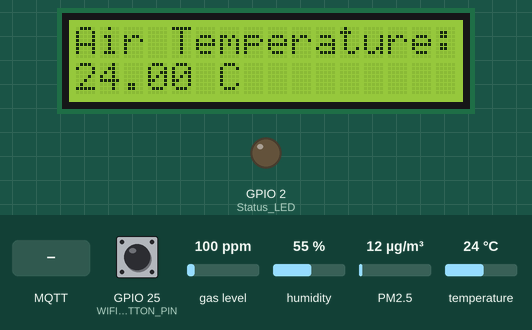
Simulated run of this program. Board: ESP32. Parts: 16×2 character LCD, output pins drawn as LEDs (lit = HIGH). The inputs (shaded band) are chosen by the test bench; at power-on: GPIO 25 (WIFI_RESET_BUTTON_PIN) HIGH, humidity 55 %, gas level 100 ppm, PM2.5 12 µg/m³, temperature 24 °C. WiFi joins after 1.5 s; servers stay silent unless stated; the local clock reads 2024-03-15 10:24:30 at power-on unless the program sets it; random numbers use the default seed unless the program sets one; no MQTT or app messages arrive unless stated; what the program prints to the serial monitor is not drawn.

Above: at 9.1 s.
9.2 s: GPIO 25 (WIFI_RESET_BUTTON_PIN) pulled LOW for 0.15 s
At 11.8 s:
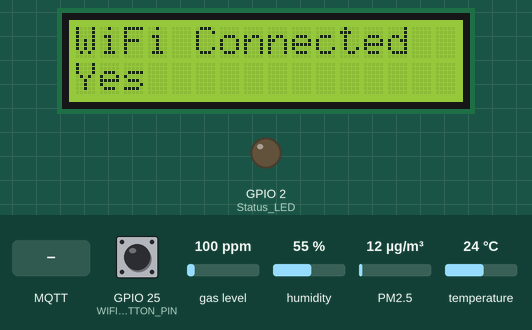
16.6 s: humidity set to 22 %
23.5 s: gas level set to 20 ppm
At 28.6 s:
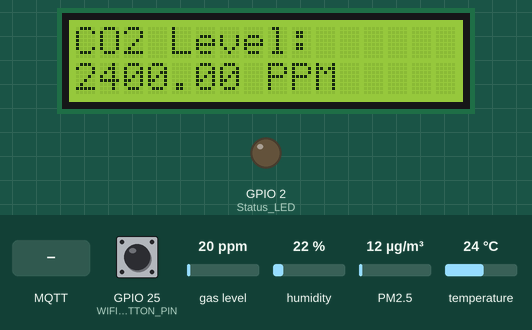
29.5 s: PM2.5 set to 6 µg/m³
At 32.2 s:
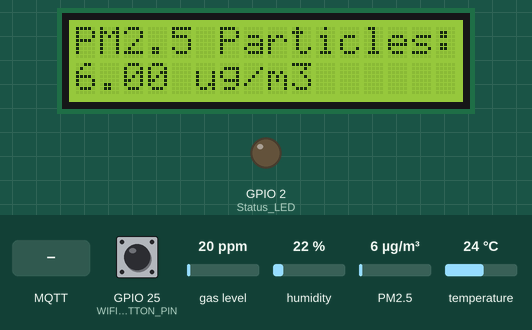
32.5 s: temperature set to 12 °C
At 34.9 s:
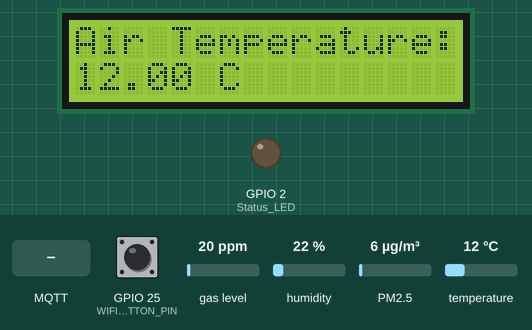
35.5 s: MQTT message "online" arrives on the first subscribed topic
Timing chart, 0 to 43.8 s (numbered marks = the images above; inputs shaded):
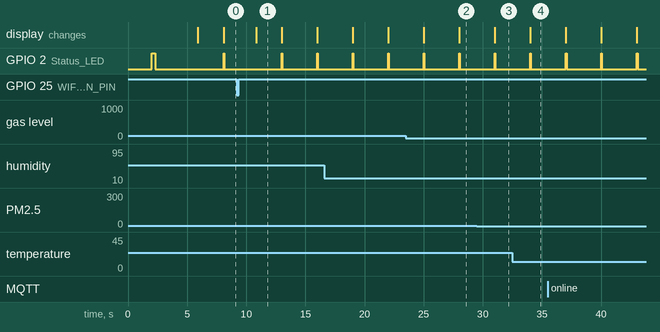

Measured:
- by itself, GPIO 2 (Status_LED): alternates HIGH for 0.05 s and LOW for 3.0 s
- what the display in image 1 shows lasts 2.2 s, from 10.8 s to 13.0 s

The program:

main.cpp
```cpp
#include <Arduino.h>
#include <Wire.h>
#include "devices/bme280_sensor.h"
#include "devices/mq135_sensor.h"
#include "devices/lcd_display.h"
#include "devices/pm25_sensor.h"
#include "MQTT/MqttManager.h"
#include "WiFi/CustomWiFiManager.h"
#include "MQTT/config.h"
#include "MQTT/JsonSerializer.h"


#define WIFI_RESET_BUTTON_PIN 25   // Pin for WiFi reset/config button

const char* MQTT_DATA_TOPIC = "AirQuality/Data";
const char* MQTT_STATUS_TOPIC = "airquality/status";

// -------------------------
// Global Object Instantiations
// -------------------------
CustomWiFiManager customWiFiManager(WIFI_SSID, WIFI_PASSWORD, WIFI_AP_NAME, WIFI_AP_PASSWORD, WIFI_RESET_BUTTON_PIN);
WiFiClientSecure wifiClient;
PubSubClient pubSubClient(wifiClient);
JsonSerializer jsonSerializer;
MqttManager mqttClient(
    customWiFiManager,
    pubSubClient,
    wifiClient,
    MQTT_SERVER,
    MQTT_PORT,
    MQTT_USERNAME,
    MQTT_PASSWORD,
    DEVICE_ID,
    MQTT_DATA_TOPIC,
    MQTT_STATUS_TOPIC,
    jsonSerializer
);


unsigned long previousMillis = 0;           // For sensor reading interval
const unsigned long interval = 3000;        // 3 seconds between sensor readings

unsigned long lastMqttPublish = 0;          // For MQTT publish interval
const unsigned long mqttInterval = 300000;  // 5 minutes between MQTT publishes


bool configPortalActive = false;            // Tracks if config portal is active

// -------------------------
// Arduino Setup Function
// -------------------------
void setup() {
  Serial.begin(115200);
  delay(2000);

  // Initialize hardware pins
  pinMode(WIFI_RESET_BUTTON_PIN, INPUT_PULLUP); // Button for WiFi reset/config
  pinMode(2, OUTPUT); // Status LED

  // Blink LED to indicate startup
  digitalWrite(2, HIGH);
  delay(300);
  digitalWrite(2, LOW);

  Serial.println("AIR QUALITY SYSTEM v1.0");

  Wire.begin(); // Initialize I2C bus

  bool success = true;

  // Connect to WiFi
  if (!customWiFiManager.connect()) success = false;

  // Synchronize time via NTP (UTC+2)
  configTime(7200, 0, "pool.ntp.org");
  unsigned long startTime = millis();
  while (time(nullptr) < 1600000000) { // Wait for valid time (after 2020)
    delay(100);
    if (millis() - startTime > 30000) {
      Serial.println("NTP SYNC FAILED");
      success = false;
      break;
    }
  }

  // Initialize sensors and display
  if (!setupBME280Sensor())   { Serial.println("BME280 init failed!");   success = false; }
  if (!setupLCDDisplay())     { Serial.println("LCD init failed!");      success = false; }
  if (!setupMQ135Sensor())    { Serial.println("MQ135 init failed!");    success = false; }
  if (!setupPM25Sensor())     { Serial.println("PM2.5 init failed!");    success = false; }

  // Initialize MQTT and clear retained data
  mqttClient.setup();
  mqttClient.clearRetainedMessage(MQTT_DATA_TOPIC);

  // Halt system if any initialization failed
  if (!success) {
    Serial.println("INITIALIZATION FAILED - SYSTEM HALTED");
    while (true) {
      digitalWrite(2, HIGH);
      delay(200);
      digitalWrite(2, LOW);
      delay(200);
    }
  }

  Serial.println("SYSTEM INITIALIZED");
}

// -------------------------
// Arduino Main Loop
// -------------------------
void loop() {
  unsigned long currentMillis = millis();

  // Handle WiFi config portal button press
  if (digitalRead(WIFI_RESET_BUTTON_PIN) == LOW && !configPortalActive) {
    Serial.println("Button pressed! Starting WiFi config portal...");
    configPortalActive = true;
    customWiFiManager.startConfigPortal();
    // Remain in config portal mode until WiFi connects
  }

  // If config portal is active, handle portal logic and block main loop
  if (configPortalActive) {
    customWiFiManager.handleConfigPortal();

    // Exit portal mode if WiFi is connected
    if (customWiFiManager.isConnected()) {
      configPortalActive = false;
      displayMessage("WiFi Connected", "Yes");
      Serial.print("WiFi connected successfully! ");
      Serial.println(customWiFiManager.isConnected() ? "true" : "false");
      delay(2000);
    }
    return; // Skip rest of loop while in config portal
  }

  // Regular operation: handle MQTT and WiFi background tasks
  mqttClient.loop();
  customWiFiManager.loop();

  // Sensor reading and MQTT publishing intervals
  if (currentMillis - previousMillis >= interval) {
    previousMillis = currentMillis;

    // Read sensors
    float temp = readBME280Temperature();
    float humidity = readBME280Humidity();
    float gas = readMQ135Sensor();
    float particles = readPM25Value();

    // Update LCD display
    updateLCDDisplay(temp, humidity, gas, particles);

    // Publish sensor data to MQTT at defined interval
    if (currentMillis - lastMqttPublish >= mqttClient.getMqttInterval()) {
      lastMqttPublish = currentMillis;
      mqttClient.publishSensorData(temp, humidity, gas, particles);
      Serial.printf("Published sensor data: Temp=%.2f, Humidity=%.2f, Gas=%.2f, PM2.5=%.2f\n",
                    temp, humidity, gas, particles);
    }

    // Blink status LED to indicate activity
    digitalWrite(2, HIGH);
    delay(50);
    digitalWrite(2, LOW);
  }

  delay(10);
}
```

JsonSerializer.h
```cpp
#ifndef JSON_SERIALIZER_H
#define JSON_SERIALIZER_H

#include <Arduino.h>
#include <ArduinoJson.h>
#include <time.h>

/**
 * @brief Serializes sensor and status data to JSON format for MQTT publishing.
 */
class JsonSerializer {
public:
    JsonSerializer();

    /**
     * @brief Serializes sensor readings and device ID into a JSON string.
     * @param temperature Temperature value.
     * @param humidity Humidity value.
     * @param gas CO2/gas value.
     * @param particles PM2.5 value.
     * @param device_id Device identifier string.
     * @return JSON string with sensor data and timestamp.
     */
    static String serializeSensorData(float temperature, float humidity, float gas, float particles, const char* device_id);

    /**
     * @brief Serializes device status and ID into a JSON string.
     * @param status Device status string ("online", "offline", etc.).
     * @param device_id Device identifier string.
     * @return JSON string with status and device ID.
     */
    static String serializeStatusMessage(const char* status, const char* device_id, int updateinterval);
};

#endif // JSON_SERIALIZER_H
```

MqttManager.h
```cpp
#ifndef MQTT_CLIENT_H
#define MQTT_CLIENT_H

#include <PubSubClient.h>
#include <WiFiClientSecure.h>
#include "WiFi/CustomWiFiManager.h"
#include "JsonSerializer.h"

/**
 * @brief Handles MQTT connection, publishing, and status reporting for the device.
 */
class MqttManager {
public:
    /**
     * @brief Constructs an MqttManager with all required dependencies and configuration.
     * @param customWiFiManager Reference to the WiFi manager.
     * @param mqttManager Reference to the PubSubClient instance.
     * @param wifiClient Reference to the secure WiFi client.
     * @param server MQTT broker address.
     * @param port MQTT broker port.
     * @param username MQTT username.
     * @param password MQTT password.
     * @param deviceId Device identifier string.
     * @param dataTopic MQTT topic for sensor data.
     * @param statusTopic MQTT topic for device status.
     * @param jsonSerializer Reference to the JSON serializer.
     */
    MqttManager(CustomWiFiManager& customWiFiManager,
            PubSubClient& mqttManager,
            WiFiClientSecure& wifiClient,
            const char* server,
            int port,
            const char* username,
            const char* password,
            const char* deviceId,
            const char* dataTopic,
            const char* statusTopic,
            JsonSerializer& jsonSerializer);

    /**
     * @brief Initializes the MQTT client and attempts initial connection.
     * @return true if connected, false otherwise.
     */
    bool setup();

    /**
     * @brief Main loop for MQTT handling. Reconnects and publishes status as needed.
     */
    void loop();

    /**
     * @brief Publishes sensor data to the MQTT broker.
     * @param temperature Temperature value.
     * @param humidity Humidity value.
     * @param gas CO2/gas value.
     * @param particles PM2.5 value.
     * @return true if published successfully, false otherwise.
     */
    bool publishSensorData(float temperature, float humidity, float gas, float particles);

    /**
     * @brief Clears a retained MQTT message on the specified topic.
     * @param topic The MQTT topic to clear.
     * @return true if cleared successfully, false otherwise.
     */
    bool clearRetainedMessage(const char* topic);

    int getMqttInterval() const {
        return mqttInterval;
    }

    void setMqttInterval (int interval) {
        mqttInterval = interval;
    }

private:
    CustomWiFiManager& _customWiFiManager;   // Reference to WiFi manager.
    PubSubClient& _mqttManager;              // Reference to PubSubClient.
    WiFiClientSecure& _wifiClient;           // Reference to secure WiFi client.

    const char* _server;                     // MQTT broker address.
    int _port;                               // MQTT broker port.
    const char* _username;                   // MQTT username.
    const char* _password;                   // MQTT password.
    const char* _deviceId;                   // Device identifier.
    const char* _dataTopic;                  // MQTT topic for sensor data.
    const char* _statusTopic;                // MQTT topic for device status.
    int mqttInterval = 10000;              // Interval for publishing status (5 minutes).
    const char* _topicDeviceUpdateInterval = "AirQuality/Server/UpdateInterval"; // Topic for update interval commands.

    JsonSerializer& _jsonSerializer;         // Reference to JSON serializer.

    String _clientId;                        // MQTT client ID.
    unsigned long _lastStatusUpdate;         // Last status publish time (ms).
    String _connectionTime;                  // Time of last successful connection.


    void onMqttMessage(char* topic, byte* payload, unsigned int length);

    /**
     * @brief Connects to the MQTT broker.
     * @return true if connected, false otherwise.
     */
    bool connect();

    /**
     * @brief Creates a JSON status message.
     * @param isConnected Whether the device is online.
     * @return JSON string representing the status.
     */
    String createStatusJson(bool isConnected);

    /**
     * @brief Creates a JSON sensor data message.
     * @param temperature Temperature value.
     * @param humidity Humidity value.
     * @param gas CO2/gas value.
     * @param particles PM2.5 value.
     * @return JSON string with sensor readings.
     */
    String createSensorJson(float temperature, float humidity, float gas, float particles);
};

#endif // MQTT_CLIENT_H
```

CustomWiFiManager.h
```cpp
#ifndef CUSTOM_WIFI_MANAGER_H
#define CUSTOM_WIFI_MANAGER_H

#include "WiFiConnection.h"
#include "ConfigPortalManager.h"

/**
 * @brief Manages WiFi connection and configuration portal for the device.
 */
class CustomWiFiManager {
private:
    WiFiConnection _WiFiconnection;   // Handles WiFi connection logic.
    WiFiManager _wifiManager;         // WiFiManager instance for portal management.
    ConfigPortalManager _portalManager; // Handles captive portal setup and logic.
    int _configButtonPin;             // GPIO pin for WiFi config button.

public:
    /**
     * @brief Constructs a CustomWiFiManager with WiFi credentials, AP info, and config button pin.
     * @param ssid WiFi network SSID.
     * @param password WiFi network password.
     * @param apName Access Point name for config portal.
     * @param apPassword Access Point password for config portal.
     * @param configButtonPin GPIO pin for config button.
     */
    CustomWiFiManager(const char* ssid, const char* password,
                     const char* apName, const char* apPassword,
                     int configButtonPin);

    /**
     * @brief Attempts to connect to WiFi or starts config portal if needed.
     * @return true if connected, false otherwise.
     */
    bool connect();

    /**
     * @brief Checks if the device is currently connected to WiFi.
     * @return true if connected, false otherwise.
     */
    bool isConnected();

    /**
     * @brief Disconnects from the current WiFi network.
     */
    void disconnect();

    /**
     * @brief Resets WiFi settings and restarts the device.
     */
    void resetSettings();

    /**
     * @brief Starts the WiFi configuration portal in non-blocking mode.
     */
    void startConfigPortal();

    /**
     * @brief Checks the config button state and triggers a reset if pressed.
     */
    void checkConfigButton();

    /**
     * @brief Main loop for the WiFi manager. Checks the config button state.
     */
    void loop();

    /**
     * @brief Handles LCD updates and portal logic while the config portal is active.
     */
    void handleConfigPortal();
};

#endif // CUSTOM_WIFI_MANAGER_H
```

WiFiConnection.h
```cpp
#ifndef WIFI_CONNECTION_H
#define WIFI_CONNECTION_H

#include <WiFi.h>

/**
 * @brief Handles WiFi connection logic for the device.
 */
class WiFiConnection {
private:
    const char* _ssid;      // WiFi network SSID.
    const char* _password;  // WiFi network password.

public:
    /**
     * @brief Constructs a WiFiConnection with the given credentials.
     * @param ssid WiFi network SSID.
     * @param password WiFi network password.
     */
    WiFiConnection(const char* ssid, const char* password);

    /**
     * @brief Connects to the configured WiFi network.
     * @return true if connected successfully, false otherwise.
     */
    bool connect();

    /**
     * @brief Checks if the device is currently connected to WiFi.
     * @return true if connected, false otherwise.
     */
    bool isConnected();

    /**
     * @brief Disconnects from the current WiFi network.
     */
    void disconnect();

    /**
     * @brief Gets the current IP address as a string.
     * @return IP address.
     */
    String getIp();

    /**
     * @brief Gets the SSID of the currently connected network.
     * @return SSID string.
     */
    String getSsid();

    /**
     * @brief Gets the current WiFi signal strength (RSSI).
     * @return Signal strength in dBm.
     */
    int getSignalStrength();
};

#endif // WIFI_CONNECTION_H
```

bme280_sensor.h
```cpp
#ifndef BME280_SENSOR_H
#define BME280_SENSOR_H

#include <Arduino.h>
#include <Adafruit_BME280.h>

/**
 * @brief Initializes the BME280 sensor.
 * Tries both common I2C addresses (0x76 and 0x77).
 * @return true if the sensor is found and initialized, false otherwise.
 */
bool setupBME280Sensor();

/**
 * @brief Reads and returns the current temperature from the BME280 sensor.
 * @return Temperature in degrees Celsius.
 */
float readBME280Temperature();

/**
 * @brief Reads and returns the current humidity from the BME280 sensor.
 * @return Relative humidity in percent.
 */
float readBME280Humidity();

/**
 * @brief Reads and returns the current pressure from the BME280 sensor.
 * @return Pressure in hPa (hectopascals).
 */
float readBME280Pressure();

/**
 * @brief Updates the global variables with the latest sensor readings.
 */
void updateBME280SensorValues();

#endif // BME280_SENSOR_H
```

mq135_sensor.h
```cpp
#ifndef MQ135_SENSOR_H
#define MQ135_SENSOR_H

#include <Arduino.h>
#include <MQUnifiedsensor.h>
#include <WiFi.h>

/**
 * @brief Initializes and calibrates the MQ135 sensor for CO2 detection.
 * @return true if initialization and calibration succeed, false otherwise.
 */
bool setupMQ135Sensor();

/**
 * @brief Reads and returns the latest corrected CO2 value from the MQ135 sensor.
 * @return CO2 concentration in ppm.
 */
float readMQ135Sensor();

/**
 * @brief Updates all global sensor values from the MQ135 sensor.
 */
void updateSensorValues();

#endif // MQ135_SENSOR_H
```

pm25_sensor.h
```cpp
#ifndef PM25_SENSOR_H
#define PM25_SENSOR_H

#include <Arduino.h>
#include <PMS.h>
#include <HardwareSerial.h>

/**
 * @brief Initializes the PM2.5 sensor hardware and serial communication.
 * @return true if initialization succeeds, false otherwise.
 */
bool setupPM25Sensor();

/**
 * @brief Reads and returns the latest PM2.5 value from the sensor.
 * @return PM2.5 concentration in micrograms per cubic meter.
 */
float readPM25Value();

/**
 * @brief Updates the global variables with the latest PM sensor readings.
 */
void updatePM25SensorValues();

#endif // PM25_SENSOR_H
```

bme280_sensor.cpp
```cpp
#include "devices/bme280_sensor.h"

#define SEALEVELPRESSURE_HPA (1013.25) // Standard sea level pressure for altitude calculations

// BME280 sensor object (I2C interface).
Adafruit_BME280 bme;

// Global variables to store the latest sensor readings.
static float temperature = 0.0;
static float humidity = 0.0;
static float pressure = 0.0;

/**
 * Initializes the BME280 sensor.
 * Tries both common I2C addresses (0x76 and 0x77).
 * @return true if the sensor is found and initialized, false otherwise.
 */
bool setupBME280Sensor() {
    Serial.println("Initializing BME280 sensor...");

    // Try to initialize the BME280 sensor with the default I2C address 0x76.
    bool status = bme.begin(0x76);

    if (!status) {
        // If that fails, try address 0x77.
        status = bme.begin(0x77);
    }

    if (!status) {
        Serial.println("BME280 sensor initialization failed!");
        return false;
    }

    Serial.println("BME280 sensor initialized successfully.");
    return true;
}

/**
 * Updates the global variables with the latest sensor readings.
 */
void updateBME280SensorValues() {
    temperature = bme.readTemperature();
    humidity = bme.readHumidity();
    pressure = bme.readPressure() / 100.0F;
}

/**
 * Reads and returns the current temperature from the BME280 sensor.
 * @return Temperature in degrees Celsius.
 */
float readBME280Temperature() {
    return bme.readTemperature();
}

/**
 * Reads and returns the current humidity from the BME280 sensor.
 * @return Relative humidity in percent.
 */
float readBME280Humidity() {
    return bme.readHumidity();
}

/**
 * Reads and returns the current pressure from the BME280 sensor.
 * @return Pressure in hPa (hectopascals).
 */
float readBME280Pressure() {
    return bme.readPressure() / 100.0F;
}
```

Source omitted: mq135_sensor.cpp (2571 bytes), pm25_sensor.cpp (1478 bytes), JsonSerializer.cpp (910 bytes), MqttManager.cpp (5734 bytes), CustomWiFiManager.cpp (3819 bytes), WiFiConnection.cpp (2420 bytes), configTemplate.h (837 bytes), ConfigPortalManager.h (2117 bytes), ConfigurePortalManager.cpp (1882 bytes), lcd_display.h (886 bytes), lcd_display.cpp (2636 bytes)
